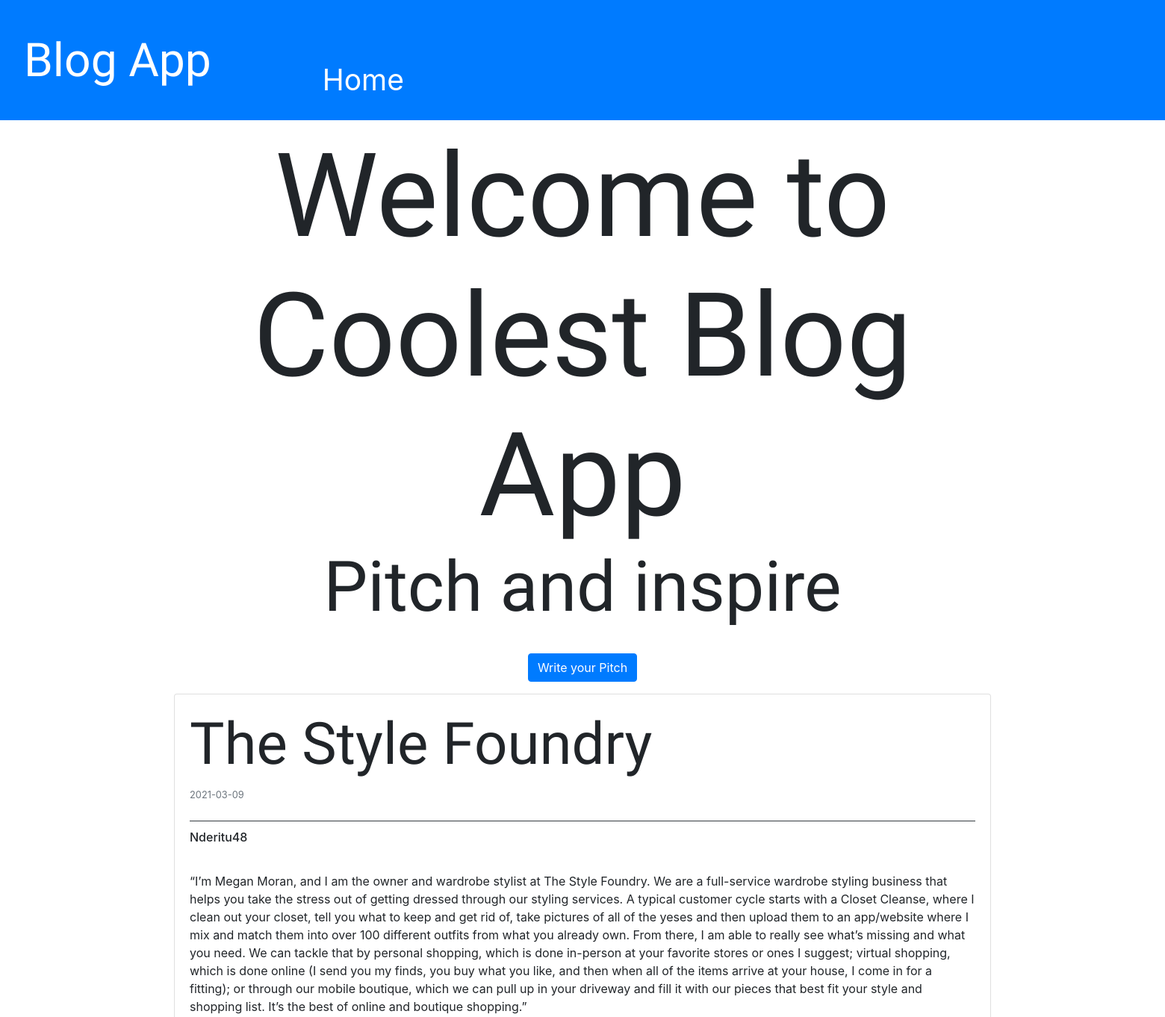
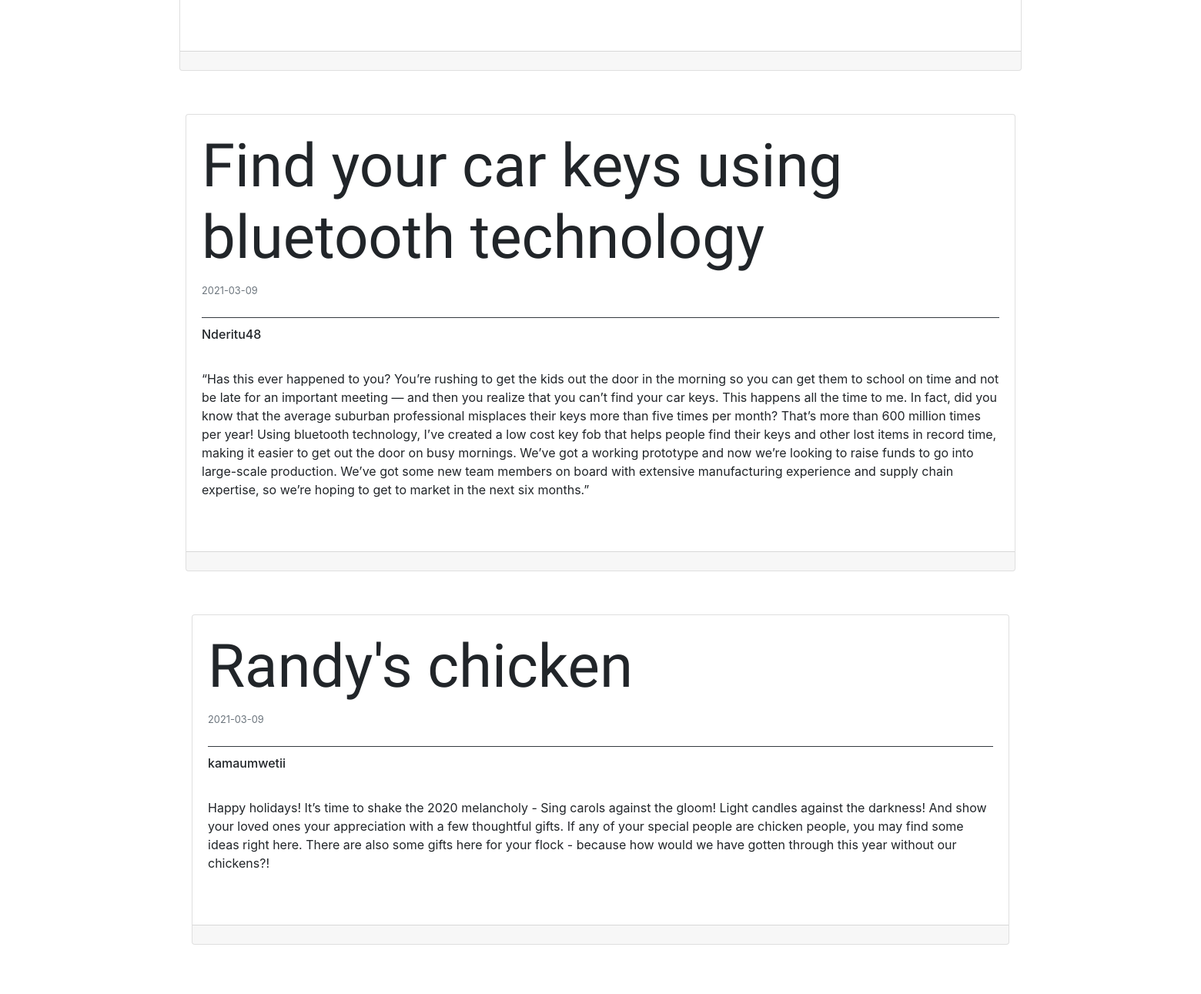
The page / on the database its author committed (2 pictures, top to bottom).
### app/models.py (models this page shows, shortened)
class Post(db.Model):
    id = db.Column(db.Integer, primary_key = True)
    title = db.Column(db.String(140))
    content = db.Column(db.Text)
    date_posted = db.Column(db.DateTime, default = datetime.utcnow )
    user_id = db.Column(db.Integer, db.ForeignKey('user.id'))

class User( UserMixin ,db.Model):
    id = db.Column(db.Integer, primary_key = True)
    username = db.Column(db.String(30), index = True, unique = True)
    email = db.Column(db.String(150), index = True, unique =True)
    image_file = db.Column(db.String(30), index = True, default = 'default.jpeg')
    password = db.Column(db.String(60))
    posts = db.relationship('Post', backref='author', lazy='dynamic')

### app/views.py (the view)
@app.route('/')
def index():
    posts = Post.query.all()
    return render_template('home.html', posts = posts)

### app/templates/home.html (shortened to what this page needs)
{% extends 'base.html' %}
{% block content %}
<div class="container-fluid">
    <div class="container">
        <h1 class=" text-center p-2" style=" font-size: 10vmin; font-family: 'Akaya Telivigala', cursive;">
            Welcome to Coolest Blog App
            <br>
            <p style="font-size: 6vmin;">Pitch and inspire</p>
        </h1>
        <p style=" text-align: center; ">
            <a class= "btn btn-primary" href="{{ url_for('new_post') }}">Write your Pitch </a>
        </p>
        {% for post in posts %}
        <div class="card m-2 border-0 ">
            <div class="card">
              <div class="card-body">
                <div class="card-title border-bottom border-bottom-1 border-dark "  >
                   <h5 style="font-family: 'Akaya Telivigala', cursive; font-size: 5vmin;">  {{post.title}}  </h5>
                    <small class="text-muted text-right">{{post.date_posted.strftime('%Y-%m-%d')}}</small> <br> <br>
                </div>
                <h6 class="card-title " >{{ post.author.username }}</h6> <br>
                <p class="card-text"> {{ post.content }} </p>
              </div>
              <br><br>
              <div class="card-footer">
            </div>
            </div>
            <br><br>
        {% endfor %}
</div>
{% endblock %}

### app/templates/base.html (shortened to what this page needs)
<!DOCTYPE html>
<html lang="en">
<head>
    <link rel="stylesheet" href="https://stackpath.bootstrapcdn.com/bootstrap/4.5.2/css/bootstrap.min.css">
</head>
<body>
    {% block navbar %}
    {% include 'navbar.html' %}
    {% endblock %}
    {%  block content %}
    {% endblock %}
</body>
</html>

### app/templates/navbar.html (shortened to what this page needs)
  <nav class="navbar navbar-dark bg-primary">
    <nav class="navbar navbar-expand-lg navbar-dark">
        <a class="navbar-brand  " href="#" style="font-size: 4vmin; font-family: 'Kavivanar', cursive;">Blog App</a>
        <div class="collapse navbar-collapse" id="navbarNavAltMarkup">
          <div class="navbar-nav text-dark " >
            <a class="nav-item nav-link" style="color: #fff; padding-top: 4vmin; font-size: 2.5vmin; margin-left: 8vmin;" href=" {{ url_for('index') }}">Home</a>
          </div>
        </div>
    </nav>
  </nav>

### rows shown on the page
Post: title "The Style Foundry", date_posted "2021-03-09", author.username "Nderitu48", content "“I’m Megan Moran, and I am the owner and wardrobe stylist at The Style Foundry. We are a full-service wardrobe styling business that helps you take the stress out of getting dressed through our styling services. A typical customer cycle starts with a Closet Cleanse, where I clean out your closet, tell you what to keep and get rid of, take pictures of all of the yeses and then upload them to an app/website where I mix and match them into over 100 different outfits from what you already own. From there, I am able to really see what’s missing and what you need. We can tackle that by personal shopping, which is done in-person at your favorite stores or ones I suggest; virtual shopping, which is…"
Post: title "Find your car keys using bluetooth technology", date_posted "2021-03-09", author.username "Nderitu48", content "“Has this ever happened to you? You’re rushing to get the kids out the door in the morning so you can get them to school on time and not be late for an important meeting — and then you realize that you can’t find your car keys. This happens all the time to me. In fact, did you know that the average suburban professional misplaces their keys more than five times per month? That’s more than 600 million times per year! Using bluetooth technology, I’ve created a low cost key fob that helps people find their keys and other lost items in record time, making it easier to get out the door on busy mornings. We’ve got a working prototype and now we’re looking to raise funds to go into large-scale…"
Post: title "Randy's chicken", date_posted "2021-03-09", author.username "kamaumwetii", content "Happy holidays! It’s time to shake the 2020 melancholy - Sing carols against the gloom! Light candles against the darkness! And show your loved ones your appreciation with a few thoughtful gifts. If any of your special people are chicken people, you may find some ideas right here. There are also some gifts here for your flock - because how would we have gotten through this year without our chickens?!"
